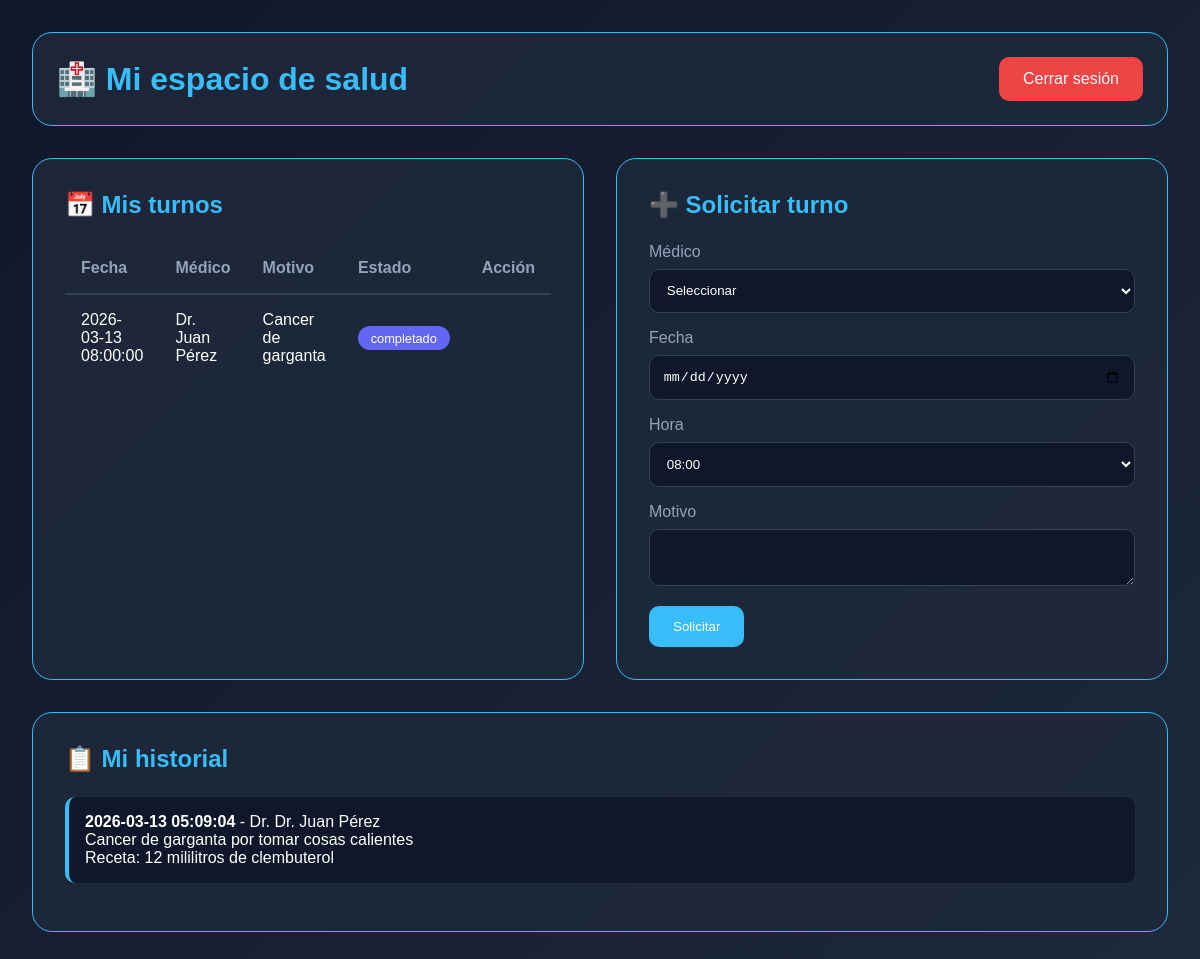
Screenshot of /paciente (signed in) with the database file from the repository.
### tables this page shows
CREATE TABLE turnos
                 (id INTEGER PRIMARY KEY AUTOINCREMENT,
                  paciente_id INTEGER NOT NULL,
                  medico_id INTEGER NOT NULL,
                  fecha TEXT NOT NULL,
                  motivo TEXT NOT NULL,
                  estado TEXT DEFAULT 'pendiente',
                  creado_por INTEGER,
                  creado_en TIMESTAMP DEFAULT CURRENT_TIMESTAMP,
                  FOREIGN KEY (paciente_id) REFERENCES usuarios(id),
                  FOREIGN KEY (medico_id) REFERENCES usuarios(id));

CREATE TABLE usuarios
                 (id INTEGER PRIMARY KEY AUTOINCREMENT,
                  nombre TEXT NOT NULL,
                  email TEXT UNIQUE NOT NULL,
                  password TEXT NOT NULL,
                  rol TEXT NOT NULL,
                  reset_token TEXT,
                  reset_token_expiry TIMESTAMP,
                  creado_en TIMESTAMP DEFAULT CURRENT_TIMESTAMP);

CREATE TABLE historial
                 (id INTEGER PRIMARY KEY AUTOINCREMENT,
                  paciente_id INTEGER NOT NULL,
                  medico_id INTEGER NOT NULL,
                  fecha TIMESTAMP DEFAULT CURRENT_TIMESTAMP,
                  diagnostico TEXT NOT NULL,
                  receta TEXT,
                  notas TEXT,
                  FOREIGN KEY (paciente_id) REFERENCES usuarios(id),
                  FOREIGN KEY (medico_id) REFERENCES usuarios(id));

### app.py (the view)
@app.route('/paciente')
@login_required
def paciente_panel():
    conn = get_db()
    c = conn.cursor()
    c.execute("SELECT id, nombre FROM usuarios WHERE rol = 'medico'")
    medicos = c.fetchall()
    c.execute('''SELECT t.id, t.fecha, t.motivo, t.estado, u.nombre
                 FROM turnos t
                 JOIN usuarios u ON t.medico_id = u.id
                 WHERE t.paciente_id = ?
                 ORDER BY t.fecha DESC''', (session['user_id'],))
    turnos = c.fetchall()
    c.execute('''SELECT h.*, u.nombre as medico_nombre
                 FROM historial h
                 JOIN usuarios u ON h.medico_id = u.id
                 WHERE h.paciente_id = ?
                 ORDER BY h.fecha DESC''', (session['user_id'],))
    historial = c.fetchall()
    conn.close()
    return render_template('paciente.html', medicos=medicos, turnos=turnos, historial=historial)

### app.py (called while the page is built)
@app.context_processor
def inject_now():
    return {'now': datetime.now}

def get_db():
    conn = sqlite3.connect('database.db')
    conn.row_factory = sqlite3.Row
    return conn

def login_required(f):
    @wraps(f)
    def decorated_function(*args, **kwargs):
        if 'user_id' not in session:
            return redirect(url_for('index'))
        return f(*args, **kwargs)
    return decorated_function

### templates/paciente.html (shortened to what this page needs)
<!DOCTYPE html>
<html>
<head>
</head>
<body>
    <div class="container">
        <div class="header">
            <h1>🏥 Mi espacio de salud</h1>
            <a href="/logout" class="btn btn-danger">Cerrar sesión</a>
        </div>
        <div class="grid">
            <div class="card">
                <h2>📅 Mis turnos</h2>
                {% if turnos %}
                <table>
                    <thead>
                        <tr>
                            <th>Fecha</th>
                            <th>Médico</th>
                            <th>Motivo</th>
                            <th>Estado</th>
                            <th>Acción</th>
                        </tr>
                    </thead>
                    <tbody>
                        {% for t in turnos %}
                        <tr>
                            <td>{{ t[1] }}</td>
                            <td>{{ t[4] }}</td>
                            <td>{{ t[2] }}</td>
                            <td><span class="badge badge-{{ t[3] }}">{{ t[3] }}</span></td>
                            <td>
                            </td>
                        </tr>
                        {% endfor %}
                    </tbody>
                </table>
                {% else %}
                <p>No tienes turnos</p>
                {% endif %}
            </div>
            <div class="card">
                <h2>➕ Solicitar turno</h2>
                <form action="/paciente/crear_turno" method="POST">
                    <div class="form-group">
                        <label>Médico</label>
                        <select name="medico_id" required>
                            <option value="">Seleccionar</option>
                        </select>
                    </div>
                    <div class="form-group">
                        <label>Fecha</label>
                        <input type="date" name="fecha" required>
                    </div>
                    <div class="form-group">
                        <label>Hora</label>
                        <select name="hora" required>
                            {% for h in range(8,23) %}
                                {% for m in ['00','30'] %}
                                <option value="{{ '%02d'|format(h) }}:{{ m }}">{{ '%02d'|format(h) }}:{{ m }}</option>
                                {% endfor %}
                            {% endfor %}
                        </select>
                    </div>
                    <div class="form-group">
                        <label>Motivo</label>
                        <textarea name="motivo" rows="2" required></textarea>
                    </div>
                    <button type="submit" class="btn">Solicitar</button>
                </form>
            </div>
        </div>
        <div style="margin-top: 2rem;">
            <div class="card">
                <h2>📋 Mi historial</h2>
                {% if historial %}
                    {% for h in historial %}
                    <div class="historial-item">
                        <div><strong>{{ h[3] }}</strong> - Dr. {{ h[7] }}</div>
                        <div>{{ h[4] }}</div>
                        {% if h[5] %}<div>Receta: {{ h[5] }}</div>{% endif %}
                    </div>
                    {% endfor %}
                {% else %}
                <p>No hay historial</p>
                {% endif %}
            </div>
        </div>
    </div>
</body>
</html>

### templates/paciente.html (style rules this page uses)
* { margin: 0; padding: 0; box-sizing: border-box; }
body { font-family: 'Arial', sans-serif; background: linear-gradient(135deg, #0f172a, #1e293b); padding: 2rem; color: white; }
.container { max-width: 1200px; margin: 0 auto; }
.header { display: flex; justify-content: space-between; align-items: center; margin-bottom: 2rem; background: rgba(30,41,59,0.9); padding: 1.5rem; border-radius: 20px; border: 1px solid #38bdf8; }
h1 { color: #38bdf8; }
.btn { background: #38bdf8; color: white; padding: 0.8rem 1.5rem; border: none; border-radius: 10px; cursor: pointer; text-decoration: none; }
.btn-danger { background: #ef4444; }
.grid { display: grid; grid-template-columns: 1fr 1fr; gap: 2rem; }
.card { background: rgba(30,41,59,0.9); border-radius: 20px; padding: 2rem; border: 1px solid #38bdf8; }
.card h2 { color: #38bdf8; margin-bottom: 1.5rem; }
.form-group { margin-bottom: 1rem; }
.form-group label { display: block; color: #94a3b8; margin-bottom: 0.5rem; }
.form-group input, .form-group select, .form-group textarea { width: 100%; padding: 0.8rem; background: #0f172a; border: 1px solid #334155; border-radius: 10px; color: white; }
table { width: 100%; border-collapse: collapse; }
th { text-align: left; padding: 1rem; color: #94a3b8; border-bottom: 2px solid #334155; }
td { padding: 1rem; border-bottom: 1px solid #1e293b; }
.badge { padding: 0.3rem 0.8rem; border-radius: 20px; font-size: 0.8rem; }
.badge-completado { background: #6366f1; color: white; }
.historial-item { background: #0f172a; border-left: 4px solid #38bdf8; padding: 1rem; margin-bottom: 1rem; border-radius: 10px; }

### rows the page displays
turnos: fecha "2026-03-13 08:00:00", nombre "Dr. Juan Pérez", motivo "Cancer de garganta", estado "completado"
historial: fecha "2026-03-13 05:09:04", nombre "Dr. Juan Pérez", diagnostico "Cancer de garganta por tomar cosas calientes", receta "12 mililitros de clembuterol"

### other values shown
form field hora "08:00"
